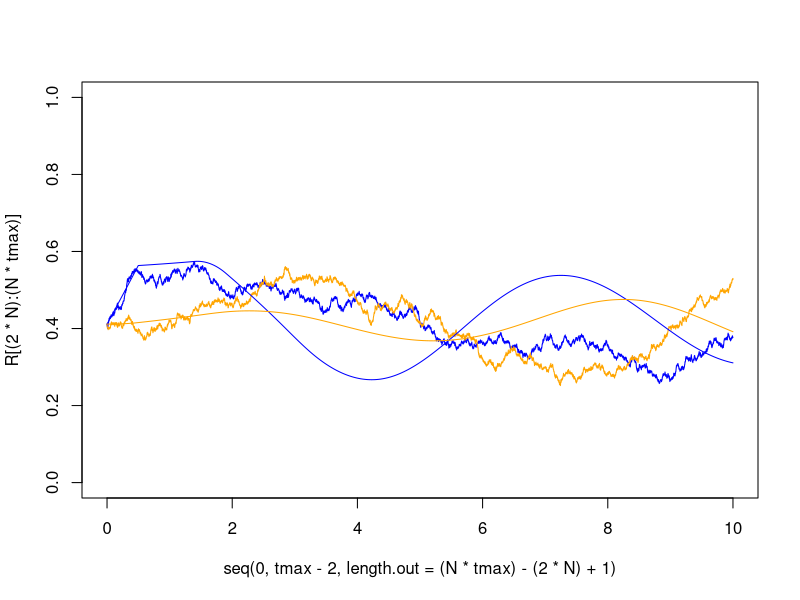
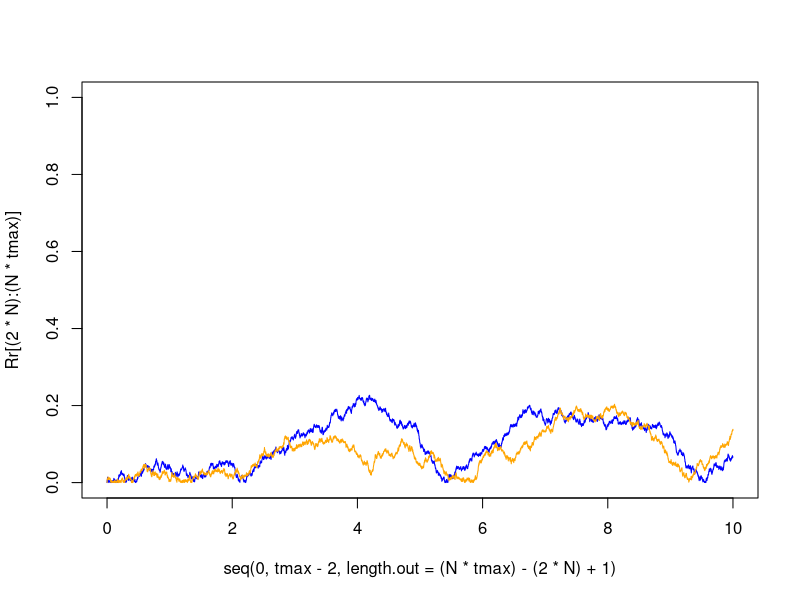
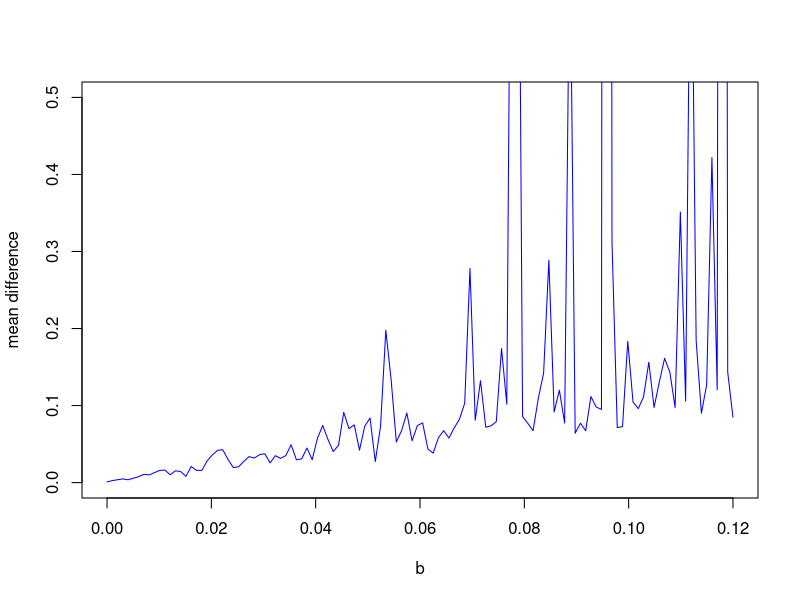

The R script that drew these images, in order: (Note: a time limit stopped this script after it produced the figures.)
sig <<- 0.3
tau <<- 1.4 # assume tau is less than 2
tmax <<- 12 # maximal simulation time
N <<- 1000 # number of points in 1 sec
stst <<- 0.411466 # steady state (starting)
b <<- 1/20

hill <- function(l)  return(l^2/(1 + l^2))

#indicator (for 0.5sec)
ind <- function(l){
     if(l < 2.5 * N) return(1)
     else return(0)
}

deterministic <- function(){
     r <<- numeric(tmax * N) #r1
     s <<- numeric(tmax * N) #r2
     for(i in 1:(2*N)){
          r[i] <<- stst
          s[i] <<- stst
     }
     for(j in (2*N + 1):(N * tmax)){
          r[j] <<- r[j-1] + (0.4 + sig * ind(j) - r[j - tau * N] + s[j-1] * hill(s[j-1]*r[j-1]))/N
          s[j] <<- s[j-1] + (0.4 - s[j - tau * N] + r[j-1] * hill(s[j-1]*r[j-1]))/N
     }
}
deterministic()

R <- numeric(tmax * N) #r1 noised
S <- numeric(tmax * N) #r2 noised
for(i in 1:(2*N)){
     R[i] <- stst
     S[i] <- stst
}

stochastic <- function(){
     for(j in (2*N + 1):(N * tmax)){
          R[j] <<- R[j-1] + (0.4 + sig * ind(j) - R[j - tau * N] + S[j-1] * hill(S[j-1]*R[j-1]))/N + b*rnorm(1,0,(1/N)^(1/2))
          S[j] <<- S[j-1] + (0.4 - S[j - tau * N] + R[j-1] * hill(S[j-1]*R[j-1]))/N + b*rnorm(1,0,(1/N)^(1/2))
     }
}

stochastic()
plot(seq(0, tmax-2, length.out = (N*tmax)-(2*N)+1), R[(2*N):(N*tmax)], type="l", col="blue", ylim = c(0,1))
lines(seq(0, tmax-2, length.out = (N*tmax)-(2*N)+1), S[(2*N):(N*tmax)], type="l", col="orange", ylim = c(0,1))
lines(seq(0, tmax-2, length.out = (N*tmax)-(2*N)+1), r[(2*N):(N*tmax)], type="l", col="blue", ylim = c(0,1))
lines(seq(0, tmax-2, length.out = (N*tmax)-(2*N)+1), s[(2*N):(N*tmax)], type="l", col="orange", ylim = c(0,1))

# Calculating difference between stochastic and deterministic solutions
Rr <- numeric(N * tmax) # abs of difference r1
Sr <- numeric(N * tmax) # abs of difference r2
for(k in 1:(N * tmax)){
     Rr[k] <- abs(R[k] - r[k])
     Sr[k] <- abs(S[k] - s[k])
#     exR <- exR + abs(R[k] - r[k])
#     exS <- exS + abs(S[k] - s[k])
}

plot(seq(0, tmax-2, length.out = (N*tmax)-(2*N)+1), Rr[(2*N):(N*tmax)], type="l", col="blue", ylim = c(0,1))
lines(seq(0, tmax-2, length.out = (N*tmax)-(2*N)+1), Sr[(2*N):(N*tmax)], type="l", col="orange", ylim = c(0,1))
# exR/(N * tmax)
# exS/(N * tmax)


# MEAN DIFFERENCE
deterministic()
nb <- 1 # number of simulation for single b
ns <- 120 # number of diffrent b 
x <- numeric(ns)
y <- numeric(ns)
tx <- numeric(nb) # counts means for r1 
ty <- numeric(nb) # counts means for r2
exR <- 0 # mean difference r1
exS <- 0 # mean difference r2
for(i in 1:ns){
     b <<- i/N
     for(j in 1:nb){
          stochastic()
          exR <- 0 
          exS <- 0 
          for(k in (2*N+1):(N * tmax)){
               exR <- exR + abs(R[k] - r[k])
               exS <- exS + abs(S[k] - s[k])
          }
          tx[j] <- exR/(N * tmax)    
          ty[j] <- exS/(N * tmax)
     }
     x[i] <- sum(tx)/nb
     y[i] <- sum(ty)/nb
     print(i)
}

z <- (x + y)/2
plot(seq(0, ns/N, length.out = ns), z[1:ns], type="l", col="blue", ylim = c(0,0.5), xlab = "b", ylab = "mean difference")

# SUCCESS RATE
integral <- numeric(tmax * N) # integral of difference between r1 and r2
stochasticWI <- function(){ # calculating SDDE with integral of difference
     integral[2*N] <<- 1/2
     for(j in (2*N + 1):(N * tmax)){
          R[j] <<- R[j-1] + (0.4 + sig * ind(j) - R[j - tau * N] + S[j-1] * hill(S[j-1]*R[j-1]))/N + b*rnorm(1,0,(1/N)^(1/2))
          S[j] <<- S[j-1] + (0.4 - S[j - tau * N] + R[j-1] * hill(S[j-1]*R[j-1]))/N + b*rnorm(1,0,(1/N)^(1/2))
          integral[j] <<- integral[j-1] + R[j-1] - S[j-1]
     }
}

nb <- 10000 # number of simulation for single b
ns <- 120 # number of diffrent b 
sc <- numeric(nb) # counts successes for single b
msc <- numeric(ns) # counts mean success rate for each b
mm <- 0 # moment when we check which decision would be maked
for(i in 1:ns){
     b <<- i/N
     sc <- numeric(nb)
     for(j in 1:nb){
          stochasticWI()
          mm <- round(runif(1,7,9), digits = 3) # for N = 1000. For diffrent N it is needed to change digits
          if ((1/(1+exp(-integral[mm*N]))) > 1/2) sc[j] <- 1
          print(i + j/nb)
     }
     msc[i] <- mean(sc)
}

# write.table(msc[1:3], file="srb_1_3_1000a.csv")
# p1 <- unlist(read.table("srb_1_3_10000a.csv"))
# scf <- c(p1,...)
# plot(seq(0, ns/N, length.out = ns), scf[1:ns], type="l", col="blue", ylim = c(0.5,1), xlab = "b", ylab = "success rate", lwd=3)
